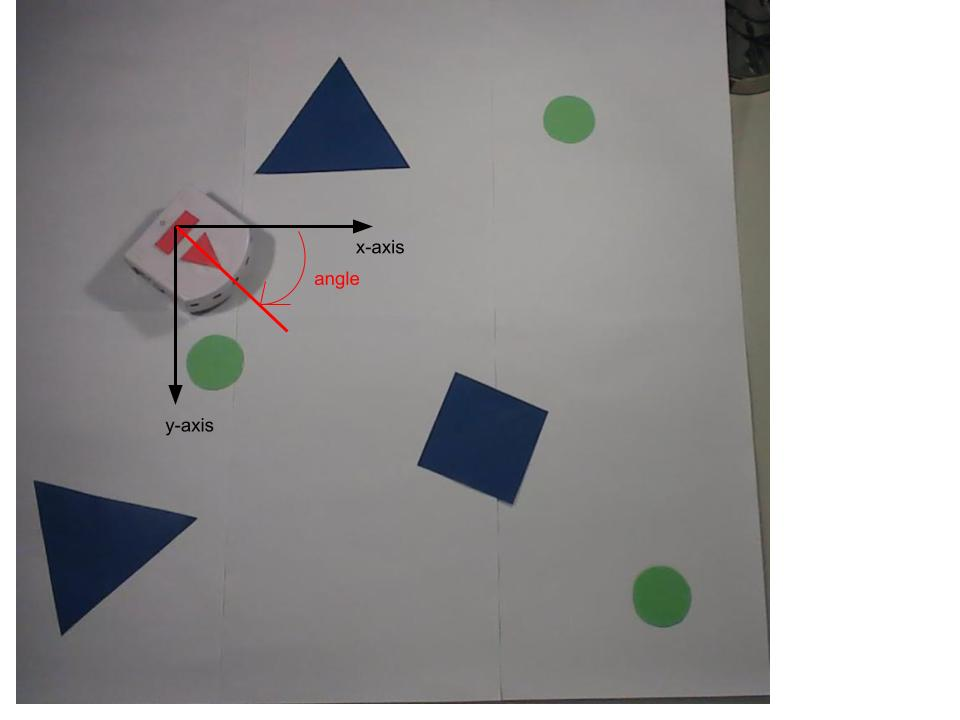
#> input picture Images report/Angle robot.jpg, 960 x 720 px, given in place of the camera; the run also reads 1 picture not shown here
$ jupyter execute ComputerVision2.ipynb   (shell and % lines are left out)   (text cells are left out)
#> lines starting #> are read from the running program, lines starting #| are printed output that depends on the picture; after the words box and inside, x2 and y2 are one past the last pixel; in counts of white or black regions, pixels touching at a corner belong together; long printed decimals are rounded
[cell 1]
import cv2
import time
import math

import numpy as np

import matplotlib.pyplot as plt

from bokeh.plotting import figure
from bokeh.io import output_notebook, show, push_notebook
from tqdm import tqdm

import IPython.display as Disp
from ipywidgets import widgets

[cell 2]
# Live color detection for thymioo
ju = 3

sensitivity = 15
lower_white = np.array([0,0,255-sensitivity])
upper_white = np.array([255,sensitivity,255])
color_infos=(0, 255, 255)
cap=cv2.VideoCapture(0)

# Get 1st frame of video
ret, frame1 = cap.read()
#> frame1 is the input picture: shape (720, 960, 3); mean B, G, R 155.9, 155.3, 156.1
#frame1 = cv2.cvtColor(frame1[:, :,:], cv2.COLOR_BGR2RGBA)
width, height = frame1.shape[1], frame1.shape[0]

# Extract vertexes, goals, thymio's start position and orientation from first frame
# .
# .
# .

# See on real set-up which is better between threshold or white color detection
# Add angle measurement function
while True:
    ret, frame=cap.read()
    #Preprocessing steps

    image=cv2.cvtColor(frame, cv2.COLOR_BGR2HSV)
#> image: shape (720, 960, 3); mean H, S, V 69, 14.7, 158.6
    mask=cv2.inRange(image, lower_white, upper_white)
#> mask: shape (720, 960); 23.2% white; 1 white region, box (x1, y1, x2, y2) and area: (0, 0, 960, 720) 160384
    image=cv2.blur(image, (7, 7))
#> image: shape (720, 960, 3); mean H, S, V 69, 14.7, 158.6
    mask=cv2.erode(mask, None, iterations=4)
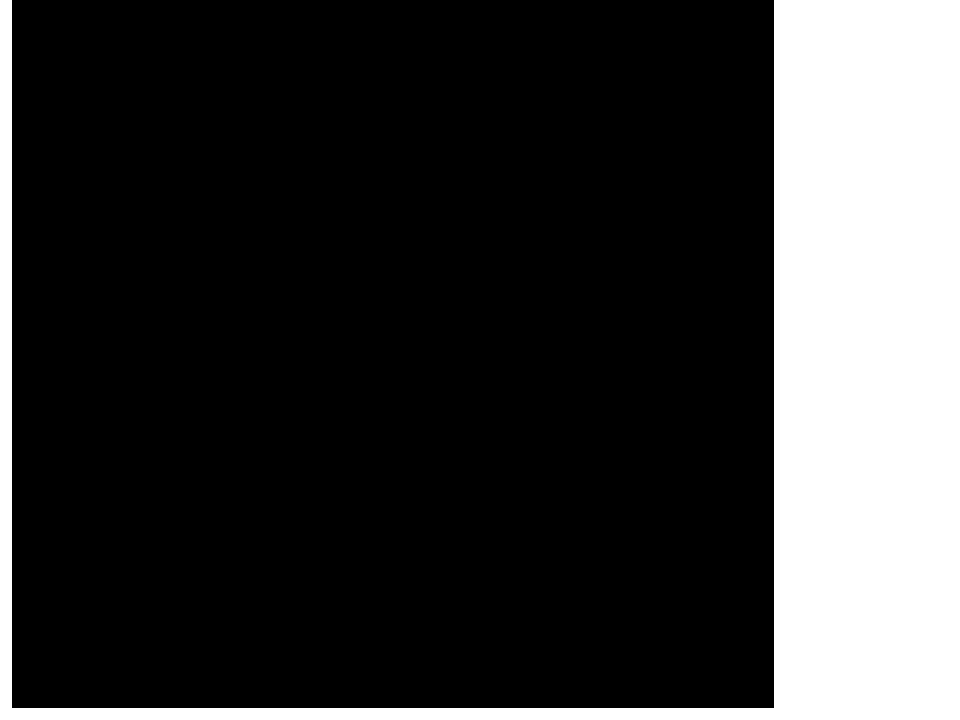
#> mask: shape (720, 960); 21.9% white; 1 white region
    mask=cv2.dilate(mask, None, iterations=4)

    #Extract white objects in image

    image2=cv2.bitwise_and(frame, frame, mask=mask)
    contours=cv2.findContours(mask, cv2.RETR_EXTERNAL, cv2.CHAIN_APPROX_SIMPLE)[-2]
#> contours = 1 contour; box (x1, y1, x2, y2) and area: (0, 0, 960, 720) 158002
    if len(contours) > 0:
        c=max(contours, key=cv2.contourArea)
#> c = contour of 10 points, box (x1, y1, x2, y2) (0, 0, 960, 720), area 158002
        ((x, y), rayon)=cv2.minEnclosingCircle(c)
#> x = 479.5; y = 359.5; rayon = 599.3
        if rayon>30:
            cv2.circle(image2, (int(x), int(y)), int(rayon), color_infos, 2)
#> image2: shape (720, 960, 3); mean B, G, R 59.1, 59.2, 59.2
            cv2.circle(frame, (int(x), int(y)), 5, color_infos, 10)
            cv2.line(frame, (int(x), int(y)), (int(x)+150, int(y)), color_infos, 2)
    cv2.imshow('Camera', frame)
    cv2.imshow('image2', image2)
    cv2.imshow('Mask', mask)
    if cv2.waitKey(1)&0xFF==ord('q'):
#> (key q is pressed here)
        break

cap.release()
cv2.destroyAllWindows()

[cell 3]
# Color detection for the first frame of the camera
# Could transform to matrix operation if need it to be faster
def centroid(vertexes):
    x_list = [vertex [0][0] for vertex in vertexes]
    y_list = [vertex [0][1] for vertex in vertexes]
    length = len(vertexes)
    x = np.int0(sum(x_list) / length)
    y = np.int0(sum(y_list) / length)

    return(x, y)

# Expansion

def expand(centroid, vertexes):

    half_thymio = 20 # Thymio's half width
    new_corners = []

    for vertex in vertexes:
        dist = [(vertex[0][0] - centroid[0]), (vertex[0][1] - centroid[1])]
        angle = np.arctan2(dist[1], dist[0])
        new_coord = [vertex[0][0] + np.cos(angle)*half_thymio, vertex[0][1] + np.sin(angle)*half_thymio]
        new_corners.append(new_coord)

    new_corners = np.int0(new_corners)
    return new_corners

def color_detect(pic, low, high):

    image=cv2.cvtColor(pic, cv2.COLOR_BGR2HSV)
    mask=cv2.inRange(pic, low, high)
    image=cv2.blur(pic, (5, 5))
    mask=cv2.erode(mask, None, iterations=4)
    mask=cv2.dilate(mask, None, iterations=4)

    color_img =cv2.bitwise_and(pic, pic, mask=mask)

    return color_img, mask

def goals(pic):

    low_green = np.array([200,50,50])
    high_green = np.array([255,255,150])
    goals_loc = []

    # Extract goals from original image through color detection
    img_goals, mask_goals = color_detect(pic, low_green, high_green)

    # Extract centers of goals
    contours=cv2.findContours(mask_goals, cv2.RETR_EXTERNAL, cv2.CHAIN_APPROX_SIMPLE)[-2]

    for cont in contours:
        # [5 lines of commented-out code are left out]
        ((x, y), rayon)=cv2.minEnclosingCircle(cont)
        goals_loc.append((x,y))

    goals_loc = np.int0(goals_loc)

    #draw centers of goals
    for cent in goals_loc:
        cv2.circle(img_goals, cent, 5, (255, 0, 0) , -1)

    return goals_loc,img_goals

def obstacles(img):

    low_blue = np.array([45,50,70])
    high_blue = np.array([80,255,255])
    corners=[]
    new_corners=[]
    centroids=[]
    img2 = img.copy()

    img_obst, mask_obst = color_detect(img, low_blue, high_blue)
    contours, hierarchy = cv2.findContours(mask_obst, cv2.RETR_EXTERNAL, cv2.CHAIN_APPROX_SIMPLE)
    #cv2.drawContours(image=img2, contours=contours, contourIdx=-1, color=(0, 255, 0), thickness=2, lineType=cv2.LINE_AA)

    for cont in contours:
        epsilon = 0.08 * cv2.arcLength(cont, True)
        approx = cv2.approxPolyDP(cont, epsilon, True)
        if(len(approx)>2):
            cv2.drawContours(img2, [approx], -1, (255, 0, 0), 2)
            corners.append(approx)

    # From extracted corners, define middle point of each object and create vertex (by 'expanding' corners)

    for i in range(0, len(corners)):
        centroids.append(centroid(corners[i]))
        #cv2.circle(poly_copy, centroids[i], 5, (255, 0, 0) , -1)# Just to check if the centroids are good
        new_corners.append(expand(centroids[i], corners[i]))   # Determine expanded corners (to take into account thymio width)

        for corn in new_corners[i]:
            cv2.circle(img_obst, corn, 3, (255, 0, 0) , -1)

    return new_corners, img_obst

# [16 lines left out: function PixToMm, not called in this run]

def Start(img):

    # Histogram equalization
    img_yuv = cv2.cvtColor(img, cv2.COLOR_BGR2YUV)
    img_yuv[:,:,0] = cv2.equalizeHist(img_yuv[:,:,0])
    img_output = cv2.cvtColor(img_yuv, cv2.COLOR_YUV2BGR)

    # Thresholding (get white pixels = Thymio)
    img_white = cv2.cvtColor(img_output, cv2.COLOR_RGB2GRAY)
    img_white=cv2.blur(img_white, (5, 5))
    ret,img_white = cv2.threshold(img_white,220, 255,cv2.THRESH_BINARY)

    contours, hierarchy = cv2.findContours(img_white, cv2.RETR_EXTERNAL, cv2.CHAIN_APPROX_SIMPLE)
    #cv2.drawContours(image=circle_thym, contours=contours, contourIdx=-1, color=(0, 255, 0), thickness=2, lineType=cv2.LINE_AA)

    if len(contours) > 0:
        c=max(contours, key=cv2.contourArea)
        ((x, y), rayon)=cv2.minEnclosingCircle(c)
        cv2.circle(img_output, (int(x), int(y)), 5, (255, 0, 255), 10)
            #cv2.circle(frame, (int(x), int(y)), 5, color_infos, 10)

    start = (x,y)

    return start, img_output

img = cv2.imread('images/Map_white.png', cv2.IMREAD_COLOR)
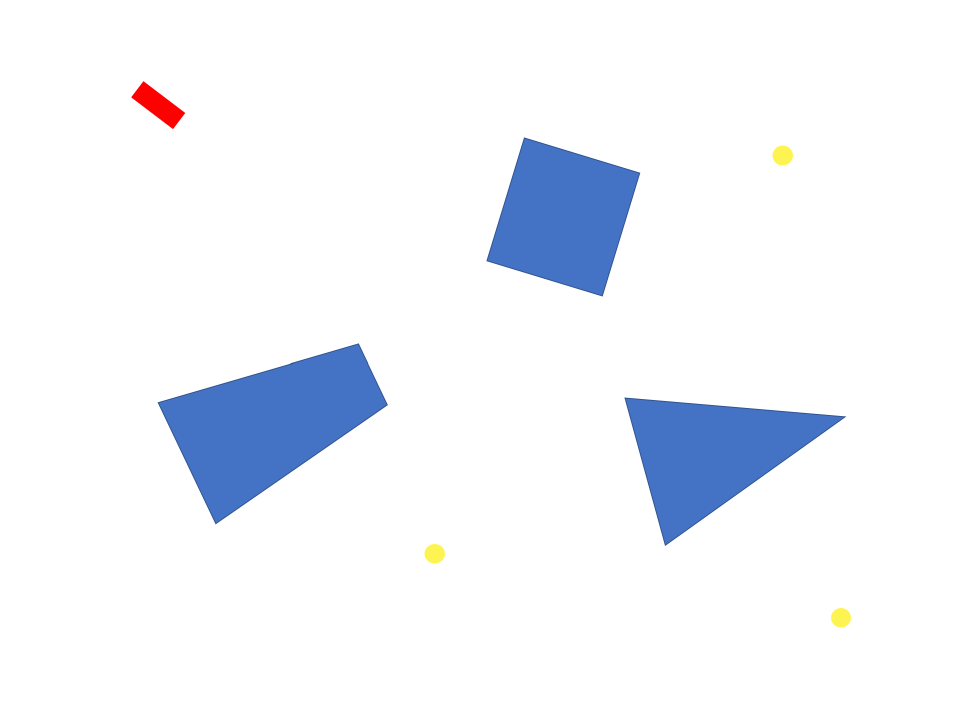
#> input picture images/Map_white.png, 1926 x 1448 px (shown at 1/2 size)
#> img is the input picture: shape (1448, 1926, 3); mean B, G, R 249.8, 243.8, 240.8
img=cv2.cvtColor(img, cv2.COLOR_RGB2BGR)
#img = cv2.resize(img, None,fx=0.25, fy=0.25, interpolation = cv2.INTER_CUBIC)

sensitivity = 15
low_white = np.array([0,0,50])
high_white = np.array([255,50,255])


# Extract goals using color detection + find their centers

center_goals, img_goals = goals(img)
#> in goals, `contours=cv2.findContours(mask_goals, cv2.RETR_EXTERNAL, cv2.CHAIN_APP..`: contours = 3 contours; box (x1, y1, x2, y2) and area: (1546, 292, 1585, 331) 1192, (850, 1089, 889, 1127) 1157, (1663, 1217, 1701, 1254) 1121
#> the loop in goals, `for cont in contours: #if len(contours) <= 0: #   print('No contours f..` made 3 passes
#> after the loop in goals, `for cont in contours:`: goals_loc = [(1681.5, 1235), (869, 1107), (1565, 310.6)]
#> in goals, `goals_loc = np.int0(goals_loc)`: goals_loc = [[1681, 1235], [869, 1107], [1565, 310]]
#> the loop in goals, `for cent in goals_loc:` made 3 passes
#> after the loop in goals, `for cent in goals_loc:`:
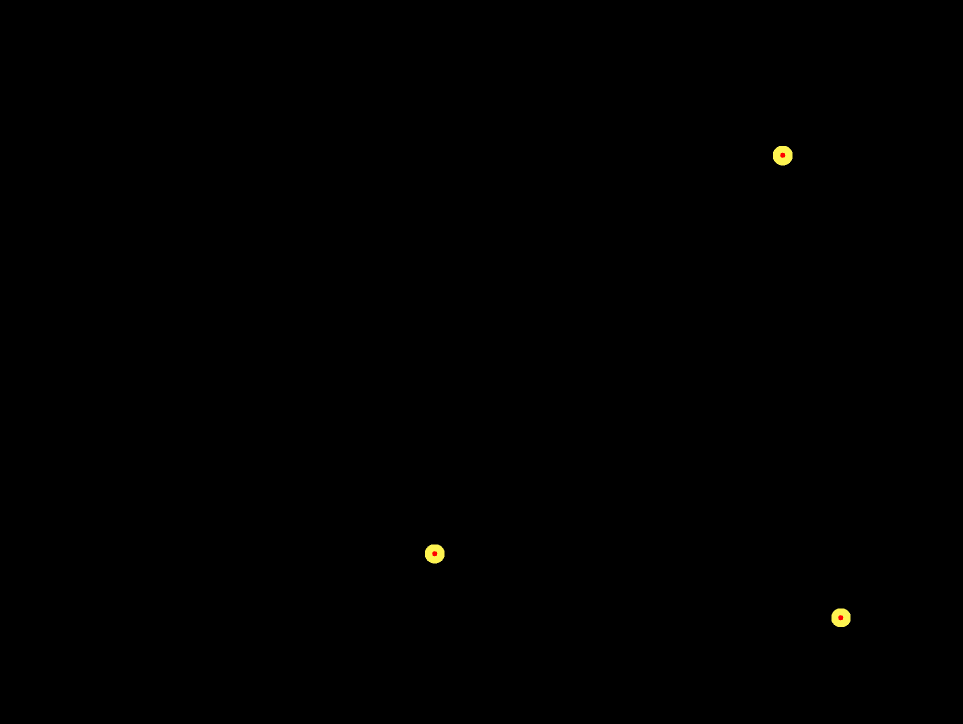
#> img_goals: shape (1448, 1926, 3) (shown at 1/2 size); mean R, G, B 0.3, 0.3, 0.1
#> center_goals = [[1681, 1235], [869, 1107], [1565, 310]]
vertexes, img_obst = obstacles(img)
#> in obstacles, `contours, hierarchy = cv2.findContours(mask_obst, cv2.RETR_EXTERNAL, c..`: contours = 3 contours; box (x1, y1, x2, y2) and area: (319, 689, 772, 1044) 83060, (1252, 796, 1682, 1086) 63416, (975, 278, 1278, 590) 62022
#> the loop in obstacles, `for cont in contours:` made 3 passes
#> (epsilon, approx) on passes 1 to 3: (98.1, [[1252, 796], [1329, 1085], [1681, 840]]), (105.1, [[717, 689], [319, 804], [429, 1043], [771, 812]]), (85.05, [[1047, 278], [975, 522], [1205, 589], [1277, 345]])
#> after the loop in obstacles, `for cont in contours:`:
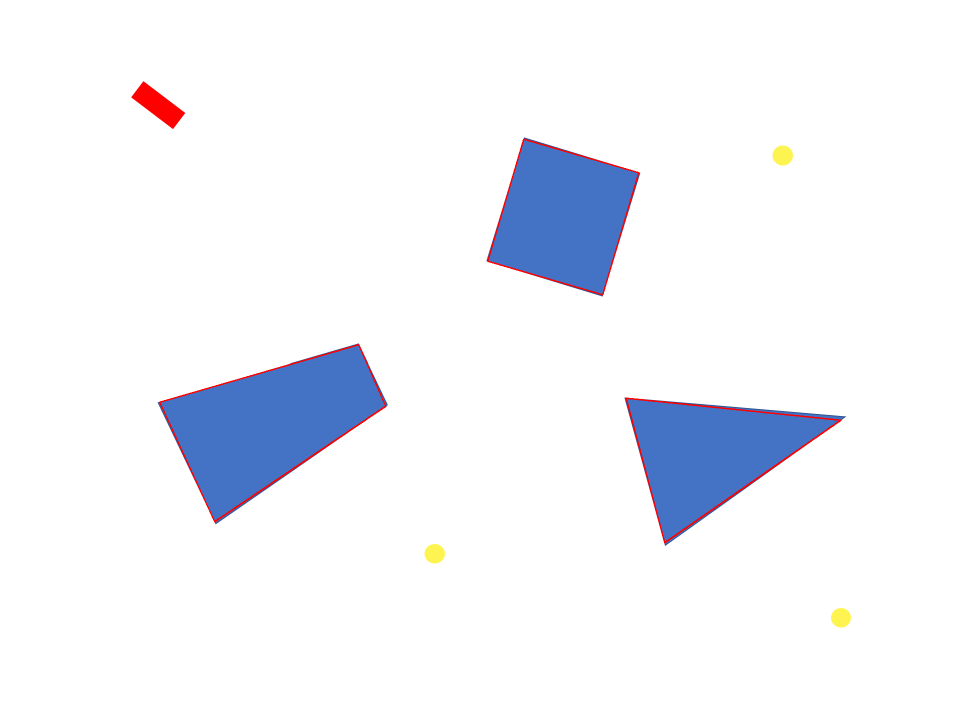
#> img2: shape (1448, 1926, 3) (shown at 1/2 size); mean R, G, B 241.4, 243.4, 249.1
#> after the loop in obstacles, `for cont in contours:`: corners = 3 contours; box (x1, y1, x2, y2) and area: (319, 689, 772, 1044) 81156, (975, 278, 1278, 590) 60944, (1252, 796, 1682, 1086) 60296
#> the loop in obstacles, `for i in range(0, len(corners)):` made 3 passes
#> new_corners in expand on passes 1 to 3: [[1235, 784], [1319, 1102], [1700, 835]], [[731, 675], [299, 801], [418, 1059], [790, 809]], [[1037, 260], [957, 532], [1214, 606], [1294, 334]]
#> after the loop in obstacles, `for i in range(0, len(corners)):`: centroids = [(1420, 907), (559, 837), (1126, 433)]; new_corners = [[[1235, 784], [1319, 1102], [1700, 835]], [[731, 675], [299, 801], [418, 1059], [790, 809]], [[1037, 260], [957, 532], [1214, 606], [1294, 334]]]
#> vertexes has the same summary as new_corners in obstacles

# Extract thymio start

#img_thymio, mask_thym = color_detect(img_output, low_white, high_white)
#PixToMm, circle_thym = PixToMm(img_white)
start_pos, start_thym = Start(img)
#> in Start, `contours, hierarchy = cv2.findContours(img_white, cv2.RETR_EXTERNAL, c..`: contours = [[[0, 0], [0, 1447], [1925, 1447], [1925, 0]]]
#> in Start, `c=max(contours, key=cv2.contourArea)`: c = [[0, 0], [0, 1447], [1925, 1447], [1925, 0]]
#> in Start, `((x, y), rayon)=cv2.minEnclosingCircle(c)`: x = 962.5; y = 723.5; rayon = 1204.1
#> in Start, `start = (x,y)`: start = (962.5, 723.5)
#> start_pos = (962.5, 723.5)
print(center_goals)
#| [[1681 1235]
#|  [ 869 1107]
#|  [1565  310]]
print(vertexes)
#| [array([[1235,  784],
#|        [1319, 1102],
#|        [1700,  835]]), array([[ 731,  675],
#|        [ 299,  801],
#|        [ 418, 1059],
#|        [ 790,  809]]), array([[1037,  260],
#> (further printed lines are left out)
plt.figure()
#> (this line was passed over: IPython is not available in this run)
plt.imshow(img_obst)
#> (this line was passed over: IPython is not available in this run)

[cell 4]
def angle(pic):

    low_blue = np.array([45,20,70])
    high_blue = np.array([108,255,255])

    corners = [(0,0), (0,0)]
    centers = []

    img_angle, mask_angle = color_detect(img, low_blue, high_blue)
    contours, hierarchy = cv2.findContours(mask_angle, cv2.RETR_EXTERNAL, cv2.CHAIN_APPROX_SIMPLE)
    #cv2.drawContours(image=img, contours=contours, contourIdx=-1, color=(0, 255, 0), thickness=2, lineType=cv2.LINE_AA)

    for cont in contours:

        epsilon = 0.1 * cv2.arcLength(cont, True)
        approx = cv2.approxPolyDP(cont, epsilon, True)
        if(len(approx)>2):
            if(len(approx)==3):
                corners[0] = approx
            if(len(approx)==4):
                corners[1] = approx

    for i in range(0, len(corners)):
        if(len(corners[i]) == 4):
            center_rect = centroid(corners[i])
            centers.append(center_rect)
            (x,y) = center_rect
        else:
            centers.append(centroid(corners[i]))

    diff = [centers[0][0]-centers[1][0], centers[0][1]-centers[1][1]]
    angle = math.degrees(np.arctan2(diff[1], diff[0])%(2*np.pi))

    return angle, (x,y)

img = cv2.imread('images/angles2.JPG', cv2.IMREAD_COLOR)
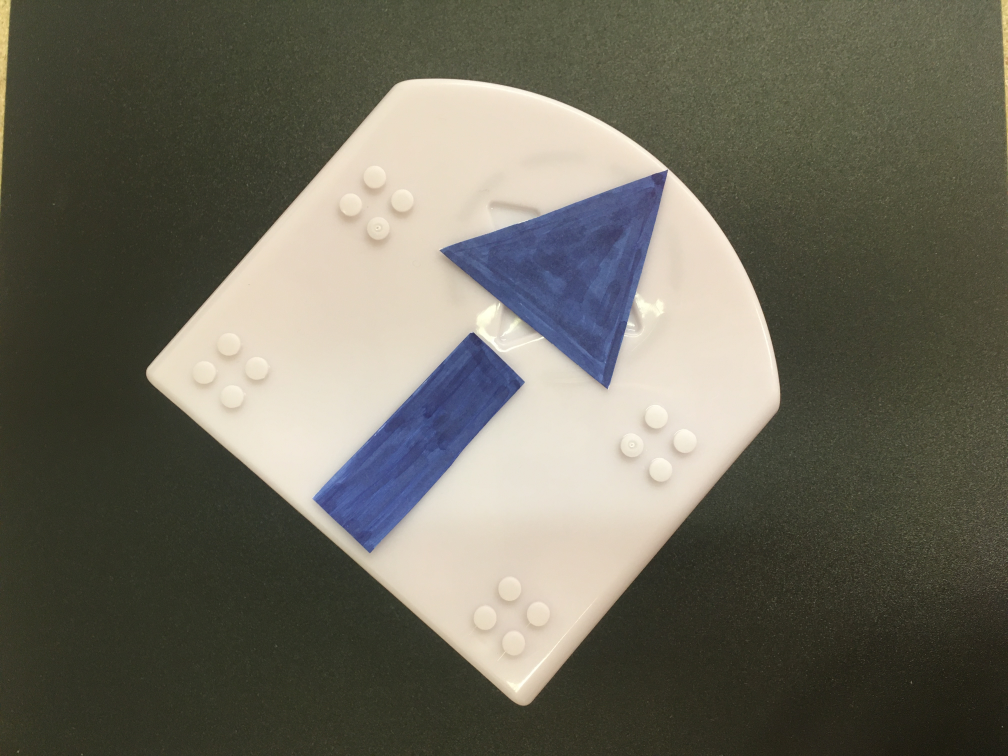
#> input picture images/angles2.JPG, 4032 x 3024 px (shown at 1/4 size)
#> img is the input picture: shape (3024, 4032, 3); mean B, G, R 91.8, 105, 107.3
img=cv2.cvtColor(img, cv2.COLOR_RGB2BGR)
img = cv2.resize(img, None,fx=0.25, fy=0.25, interpolation = cv2.INTER_CUBIC)
#> img: shape (756, 1008, 3)

angle = angle(img)
#> in angle, `contours, hierarchy = cv2.findContours(mask_angle, cv2.RETR_EXTERNAL, ..`: contours = 2 contours; box (x1, y1, x2, y2) and area: (446, 173, 665, 377) 22359, (319, 335, 521, 549) 17199
#> the loop in angle, `for cont in contours: ` made 2 passes
#> (epsilon, approx) on passes 1 to 2: (62.06, [[476, 335], [321, 489], [365, 548], [520, 386]]), (70.11, [[664, 173], [446, 256], [611, 376]])
#> after the loop in angle, `for cont in contours:`: corners = 2 contours; box (x1, y1, x2, y2) and area: (446, 173, 665, 377) 19928, (321, 335, 521, 549) 15477
#> the loop in angle, `for i in range(0, len(corners)):` made 2 passes
#> after the loop in angle, `for i in range(0, len(corners)):`: centers = [(573, 268), (420, 439)]
#> in angle, `diff = [centers[0][0]-centers[1][0], centers[0][1]-centers[1][1]]`: diff = [153, -171]
#> in angle, `angle = math.degrees(np.arctan2(diff[1], diff[0])%(2*np.pi))`: angle = 311.8
#> angle = (311.8, (420, 439))
print(angle)
#| (311.820, (420, 439))
plt.figure()
#> (this line was passed over: IPython is not available in this run)
plt.imshow(img)
#> (this line was passed over: IPython is not available in this run)

[cell 5]
img = cv2.imread('images/shapes_img.JPG', cv2.IMREAD_COLOR)
img = cv2.resize(img, None,fx=0.25, fy=0.25, interpolation = cv2.INTER_CUBIC)
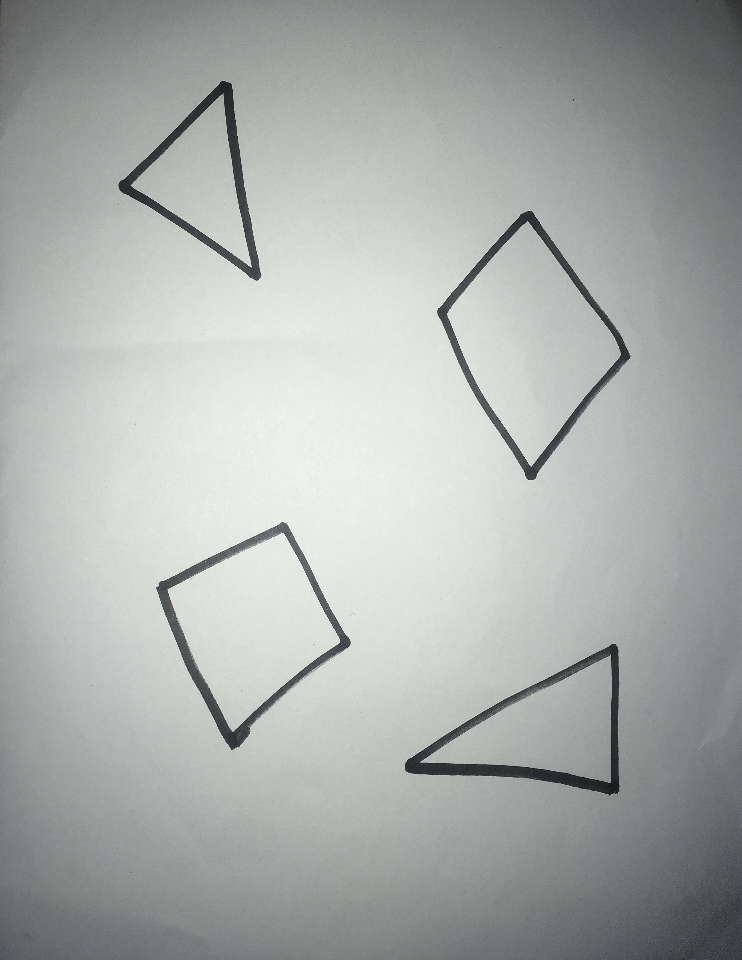
#> img: shape (960, 742, 3); mean B, G, R 171.5, 174, 169.9
img2 = []

# If the image path is wrong, the resulting img will be none
if img is None:
    print('Open Error')
else:
    print('Image Loaded')
    plt.imshow(cv2.cvtColor(img, cv2.COLOR_BGR2RGB))
#> (this line was passed over: IPython is not available in this run)
plt.figure()
#> (this line was passed over: IPython is not available in this run)
plt.imshow(img)
#> (this line was passed over: IPython is not available in this run)
